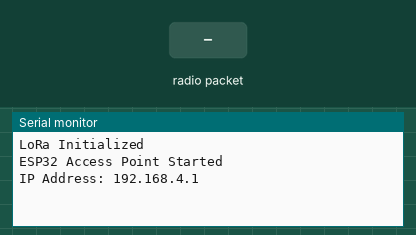
The sketch below on a simulated ESP32. Parts: the last lines printed to the serial monitor. The test bench sets the inputs (shaded band). No radio packets arrive unless stated.

Above: at 1.2 s.
1.3 s: radio packet "1" arrives
At 3.2 s:
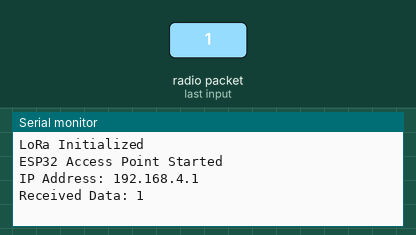
3.5 s: radio packet "0" arrives
At 4.8 s:
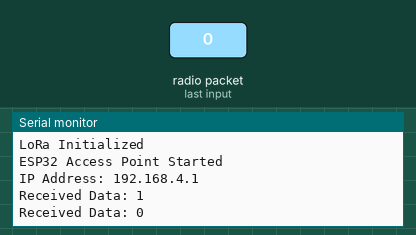

The sketch:

Receiver_LORA_soil_sensor.ino
```cpp
#include <LoRa.h>
#include <WiFi.h>
#include <ESPAsyncWebServer.h>

#define LORA_SS_PIN 5
#define LORA_RST_PIN 17
#define LORA_DIO0_PIN 16

const char *ssid = "receive";
const char *password = "123456789";

String receivedData = "No data received yet";

AsyncWebServer server(80);

void setup() {
  Serial.begin(115200);

  if (!LoRa.begin(868E6)) {
    while (1);
  }
  Serial.println("LoRa Initialized");

  WiFi.softAP(ssid, password);
  Serial.println("ESP32 Access Point Started");
  Serial.print("IP Address: ");
  Serial.println(WiFi.softAPIP());

  server.on("/", HTTP_GET, [](AsyncWebServerRequest *request){
    String html = "<html><body>";
    html += "<h1>Live LoRa Data</h1>";
    html += "<p>Received Data: " + receivedData + "</p>";
    html += "</body></html>";
    request->send(200, "text/html", html);
  });

  server.begin();
}

void loop() {
  int packetSize = LoRa.parsePacket();
  if (packetSize) {
    receivedData = "";
    while (LoRa.available()) {
      receivedData += (char)LoRa.read();
    }
    Serial.println("Received Data: " + receivedData);
  }

  delay(1000);
}
```

Measured:
- after the input at 1.3 s, the serial monitor: prints a new line after 0.72 s (image 1)
- after the input at 3.5 s, the serial monitor: prints a new line after 0.52 s (image 2)
